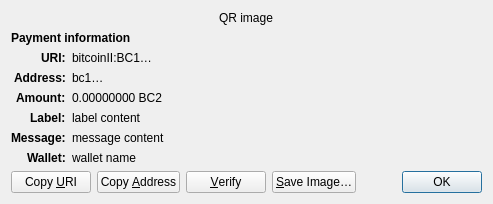
<?xml version="1.0" encoding="UTF-8"?>
<ui version="4.0">
 <class>ReceiveRequestDialog</class>
 <widget class="QDialog" name="ReceiveRequestDialog">
  <property name="geometry">
   <rect>
    <x>0</x>
    <y>0</y>
    <width>413</width>
    <height>229</height>
   </rect>
  </property>
  <property name="windowTitle">
   <string>Request payment to …</string>
  </property>
  <layout class="QGridLayout" name="gridLayout" columnstretch="0,1">
   <property name="sizeConstraint">
    <enum>QLayout::SetFixedSize</enum>
   </property>
   <item row="0" column="0" colspan="2" alignment="Qt::AlignHCenter">
    <widget class="QRImageWidget" name="qr_code">
     <property name="text">
      <string notr="true">QR image</string>
     </property>
     <property name="textInteractionFlags">
      <set>Qt::NoTextInteraction</set>
     </property>
    </widget>
   </item>
   <item row="1" column="0" colspan="2">
    <widget class="QLabel" name="payment_header">
     <property name="font">
      <font>
       <weight>75</weight>
       <bold>true</bold>
      </font>
     </property>
     <property name="text">
      <string>Payment information</string>
     </property>
     <property name="textInteractionFlags">
      <set>Qt::NoTextInteraction</set>
     </property>
    </widget>
   </item>
   <item row="2" column="0" alignment="Qt::AlignRight|Qt::AlignTop">
    <widget class="QLabel" name="uri_tag">
     <property name="font">
      <font>
       <weight>75</weight>
       <bold>true</bold>
      </font>
     </property>
     <property name="text">
      <string notr="true">URI:</string>
     </property>
     <property name="textFormat">
      <enum>Qt::PlainText</enum>
     </property>
     <property name="textInteractionFlags">
      <set>Qt::NoTextInteraction</set>
     </property>
    </widget>
   </item>
   <item row="2" column="1" alignment="Qt::AlignTop">
    <widget class="QLabel" name="uri_content">
     <property name="text">
      <string notr="true">bitcoinII:BC1…</string>
     </property>
     <property name="textFormat">
      <enum>Qt::RichText</enum>
     </property>
     <property name="wordWrap">
      <bool>true</bool>
     </property>
     <property name="textInteractionFlags">
      <set>Qt::TextSelectableByMouse</set>
     </property>
    </widget>
   </item>
   <item row="3" column="0" alignment="Qt::AlignRight|Qt::AlignTop">
    <widget class="QLabel" name="address_tag">
     <property name="font">
      <font>
       <weight>75</weight>
       <bold>true</bold>
      </font>
     </property>
     <property name="text">
      <string>Address:</string>
     </property>
     <property name="textInteractionFlags">
      <set>Qt::NoTextInteraction</set>
     </property>
    </widget>
   </item>
   <item row="3" column="1" alignment="Qt::AlignTop">
    <widget class="QLabel" name="address_content">
     <property name="text">
      <string notr="true">bc1…</string>
     </property>
     <property name="textFormat">
      <enum>Qt::PlainText</enum>
     </property>
     <property name="textInteractionFlags">
      <set>Qt::TextSelectableByMouse</set>
     </property>
    </widget>
   </item>
   <item row="4" column="0" alignment="Qt::AlignRight|Qt::AlignTop">
    <widget class="QLabel" name="amount_tag">
     <property name="font">
      <font>
       <weight>75</weight>
       <bold>true</bold>
      </font>
     </property>
     <property name="text">
      <string>Amount:</string>
     </property>
     <property name="textInteractionFlags">
      <set>Qt::NoTextInteraction</set>
     </property>
    </widget>
   </item>
   <item row="4" column="1" alignment="Qt::AlignTop">
    <widget class="QLabel" name="amount_content">
     <property name="text">
      <string notr="true">0.00000000 BC2</string>
     </property>
     <property name="textFormat">
      <enum>Qt::PlainText</enum>
     </property>
     <property name="textInteractionFlags">
      <set>Qt::TextSelectableByMouse</set>
     </property>
    </widget>
   </item>
   <item row="5" column="0" alignment="Qt::AlignRight|Qt::AlignTop">
    <widget class="QLabel" name="label_tag">
     <property name="font">
      <font>
       <weight>75</weight>
       <bold>true</bold>
      </font>
     </property>
     <property name="text">
      <string>Label:</string>
     </property>
     <property name="textInteractionFlags">
      <set>Qt::NoTextInteraction</set>
     </property>
    </widget>
   </item>
   <item row="5" column="1" alignment="Qt::AlignTop">
    <widget class="QLabel" name="label_content">
     <property name="text">
      <string notr="true">label content</string>
     </property>
     <property name="textFormat">
      <enum>Qt::PlainText</enum>
     </property>
     <property name="wordWrap">
      <bool>true</bool>
     </property>
     <property name="textInteractionFlags">
      <set>Qt::TextSelectableByMouse</set>
     </property>
    </widget>
   </item>
   <item row="6" column="0" alignment="Qt::AlignRight|Qt::AlignTop">
    <widget class="QLabel" name="message_tag">
     <property name="font">
      <font>
       <weight>75</weight>
       <bold>true</bold>
      </font>
     </property>
     <property name="text">
      <string>Message:</string>
     </property>
     <property name="textInteractionFlags">
      <set>Qt::NoTextInteraction</set>
     </property>
    </widget>
   </item>
   <item row="6" column="1" alignment="Qt::AlignTop">
    <widget class="QLabel" name="message_content">
     <property name="text">
      <string notr="true">message content</string>
     </property>
     <property name="textFormat">
      <enum>Qt::PlainText</enum>
     </property>
     <property name="wordWrap">
      <bool>true</bool>
     </property>
     <property name="textInteractionFlags">
      <set>Qt::TextSelectableByMouse</set>
     </property>
    </widget>
   </item>
   <item row="7" column="0" alignment="Qt::AlignRight|Qt::AlignTop">
    <widget class="QLabel" name="wallet_tag">
     <property name="font">
      <font>
       <weight>75</weight>
       <bold>true</bold>
      </font>
     </property>
     <property name="text">
      <string>Wallet:</string>
     </property>
     <property name="textInteractionFlags">
      <set>Qt::NoTextInteraction</set>
     </property>
    </widget>
   </item>
   <item row="7" column="1" alignment="Qt::AlignTop">
    <widget class="QLabel" name="wallet_content">
     <property name="text">
      <string notr="true">wallet name</string>
     </property>
     <property name="textFormat">
      <enum>Qt::PlainText</enum>
     </property>
     <property name="wordWrap">
      <bool>true</bool>
     </property>
     <property name="textInteractionFlags">
      <set>Qt::TextSelectableByMouse</set>
     </property>
    </widget>
   </item>
   <item row="8" column="0" colspan="2">
    <layout class="QHBoxLayout" name="horizontalLayout">
     <item>
      <widget class="QPushButton" name="btnCopyURI">
       <property name="text">
        <string>Copy &amp;URI</string>
       </property>
       <property name="autoDefault">
        <bool>false</bool>
       </property>
      </widget>
     </item>
     <item>
      <widget class="QPushButton" name="btnCopyAddress">
       <property name="text">
        <string>Copy &amp;Address</string>
       </property>
       <property name="autoDefault">
        <bool>false</bool>
       </property>
      </widget>
     </item>
     <item>
      <widget class="QPushButton" name="btnVerify">
       <property name="text">
        <string>&amp;Verify</string>
       </property>
       <property name="toolTip">
        <string>Verify this address on e.g. a hardware wallet screen</string>
       </property>
       <property name="autoDefault">
        <bool>false</bool>
       </property>
      </widget>
     </item>
     <item>
      <widget class="QPushButton" name="btnSaveAs">
       <property name="text">
        <string>&amp;Save Image…</string>
       </property>
       <property name="autoDefault">
        <bool>false</bool>
       </property>
      </widget>
     </item>
     <item>
      <spacer name="horizontalSpacer_2">
       <property name="orientation">
        <enum>Qt::Horizontal</enum>
       </property>
       <property name="sizeHint" stdset="0">
        <size>
         <width>40</width>
         <height>20</height>
        </size>
       </property>
      </spacer>
     </item>
     <item>
      <widget class="QDialogButtonBox" name="buttonBox">
       <property name="focusPolicy">
        <enum>Qt::StrongFocus</enum>
       </property>
       <property name="standardButtons">
        <set>QDialogButtonBox::Ok</set>
       </property>
      </widget>
     </item>
    </layout>
   </item>
  </layout>
 </widget>
 <customwidgets>
  <customwidget>
   <class>QRImageWidget</class>
   <extends>QLabel</extends>
   <header>qt/qrimagewidget.h</header>
  </customwidget>
 </customwidgets>
 <tabstops>
  <tabstop>buttonBox</tabstop>
  <tabstop>btnCopyURI</tabstop>
  <tabstop>btnCopyAddress</tabstop>
  <tabstop>btnSaveAs</tabstop>
 </tabstops>
 <resources/>
 <connections>
  <connection>
   <sender>buttonBox</sender>
   <signal>accepted()</signal>
   <receiver>ReceiveRequestDialog</receiver>
   <slot>accept()</slot>
   <hints>
    <hint type="sourcelabel">
     <x>135</x>
     <y>230</y>
    </hint>
    <hint type="destinationlabel">
     <x>135</x>
     <y>126</y>
    </hint>
   </hints>
  </connection>
 </connections>
</ui>
